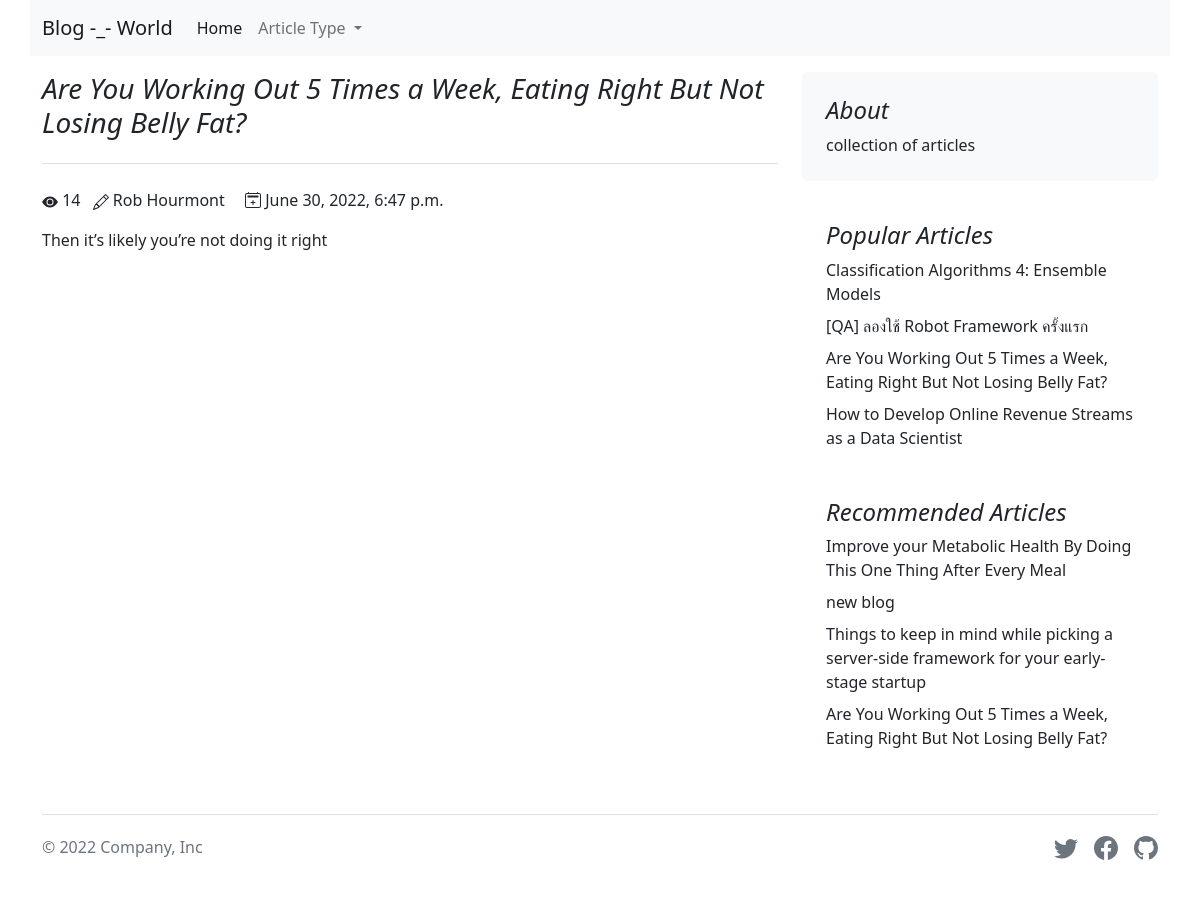
Page /blog/3 on the committed database.
### blog/models.py (models this page shows, shortened)
class Blogs(models.Model) :
    name = models.CharField(max_length=255)
    description = models.TextField()
    content = models.TextField()
    category = models.ForeignKey(Category,on_delete=models.CASCADE)
    writer = models.CharField(max_length=255)
    views = models.IntegerField(default=0)
    created = models.DateTimeField(auto_now_add=True)

### blog/views.py (the view)
# urls.py: path('blog/<int:id>', blogDetail, name='blogDetail'),
def blogDetail(request, id):
    singleBlog = Blogs.objects.get(id=id)
    singleBlog.views = singleBlog.views+1
    singleBlog.save()
    context = {
        'blog': singleBlog,
        'popular': popular,
        'recommend': recommend,
        'categories': categories,
    }
    return render(request, 'blogDetail.html', context)

### category/models.py (called while the page is built)
    def __str__(self):
        return self.name

### blog/templates/blogDetail.html (shortened to what this page needs)
{% extends 'layout.html' %}
{% block content %}
<div class="col-md-8">
    <h3 class="pb-4 mb-4 fst-italic border-bottom">
        {{blog.name}}<br>{{result}}
    </h3>
    <span>
        <svg xmlns="http://www.w3.org/2000/svg" width="16" height="16" fill="currentColor" class="bi bi-eye-fill"
            viewBox="0 0 16 16">
            <path d="M10.5 8a2.5 2.5 0 1 1-5 0 2.5 2.5 0 0 1 5 0z" />
            <path d="M0 8s3-5.5 8-5.5S16 8 16 8s-3 5.5-8 5.5S0 8 0 8zm8 3.5a3.5 3.5 0 1 0 0-7 3.5 3.5 0 0 0 0 7z" />
        </svg> {{blog.views}}
    </span>
    <span class="mx-2">
        {{blog.writer}}
    </span>
    <span class="mx-2">
        {{blog.created}}
    </span>
    <article class="blog-post mt-3">
        {{blog.content}}
    </article>
</div>
{% endblock %}

### blog/templates/layout.html (shortened to what this page needs)
<!doctype html>
<html lang="en">
<head>
    <link href="https://cdn.jsdelivr.net/npm/bootstrap@5.2.0-beta1/dist/css/bootstrap.min.css" rel="stylesheet"
>
</head>
<body>
    <nav class="navbar navbar-expand-lg bg-light container sticky-top mb-3">
        <div class="container-fluid">
          <a class="navbar-brand" href="/">Blog -_- World</a>
          <div class="collapse navbar-collapse" id="navbarNavDropdown">
            <ul class="navbar-nav">
              <li class="nav-item">
                <a class="nav-link active" aria-current="page" href="/">Home</a>
              </li>
              <li class="nav-item dropdown">
                <a class="nav-link dropdown-toggle" href="#" id="navbarDropdownMenuLink" role="button" data-bs-toggle="dropdown" aria-expanded="false">
                    Article Type
                </a>
              </li>
            </ul>
          </div>
        </div>
      </nav>
    <main class="container">
        <div class="row g-4">
            {% block content %}
            {% endblock %}
            <div class="col-md-4">
                <div class="position-sticky" style="top: 2rem;">
                    <div class="p-4 mb-3 bg-light rounded">
                        <h4 class="fst-italic">About</h4>
                        <p class="mb-0">collection of articles</p>
                    </div>
                    <div class="p-4">
                        <h4 class="fst-italic">Popular Articles</h4>
                        <ol class="list-unstyled mb-0">
                            {% for blog in popular %}
                            <li class="mt-2"><a href="{% url 'blogDetail' blog.id %}" class="text-dark text-decoration-none">{{blog.name}}</a></li>
                            {% endfor %}
                        </ol>
                    </div>
                    <div class="p-4">
                        <h4 class="fst-italic">Recommended Articles</h4>
                        <ol class="list-unstyled">
                            {% for blog in recommend %}
                            <li class="mt-2"><a href="{% url 'blogDetail' blog.id %}" class="text-dark text-decoration-none">{{blog.name}}</a></li>
                            {% endfor %}
                        </ol>
                    </div>
                </div>
            </div>
        </div>
    </main>
    <div class="container">
        <footer class="d-flex flex-wrap justify-content-between align-items-center py-3 my-4 border-top">
          <p class="col-md-4 mb-0 text-muted">&copy; 2022 Company, Inc</p>
          <a href="/" class="col-md-4 d-flex align-items-center justify-content-center mb-3 mb-md-0 me-md-auto link-dark text-decoration-none">
            <svg class="bi me-2" width="40" height="32"><use xlink:href="#bootstrap"/></svg>
          </a>
          <ul class="nav col-md-4 justify-content-end list-unstyled d-flex">
            <li class="ms-3">
                <a class="text-muted" href="#">
                </a>
             </li>
            <li class="ms-3">
                <a class="text-muted" href="#">
                </a>
             </li>
            <li class="ms-3">
                <a class="text-muted" href="#">
                </a>
             </li>
        </footer>
      </div>
</body>
</html>

### rows in the picture
Blogs: name "Are You Working Out 5 Times a Week, Eating Right But Not Losing Belly Fat?", views "14", writer "Rob Hourmont", created "June 30, 2022, 6:47 p.m.", content "Then it’s likely you’re not doing it right"
Blogs: name "Classification Algorithms 4: Ensemble Models"
Blogs: name "[QA] ลองใช้ Robot Framework ครั้งแรก"
Blogs: name "How to Develop Online Revenue Streams as a Data Scientist"
Blogs: name "Improve your Metabolic Health By Doing This One Thing After Every Meal"
Blogs: name "new blog"
Blogs: name "Things to keep in mind while picking a server-side framework for your early-stage startup"
